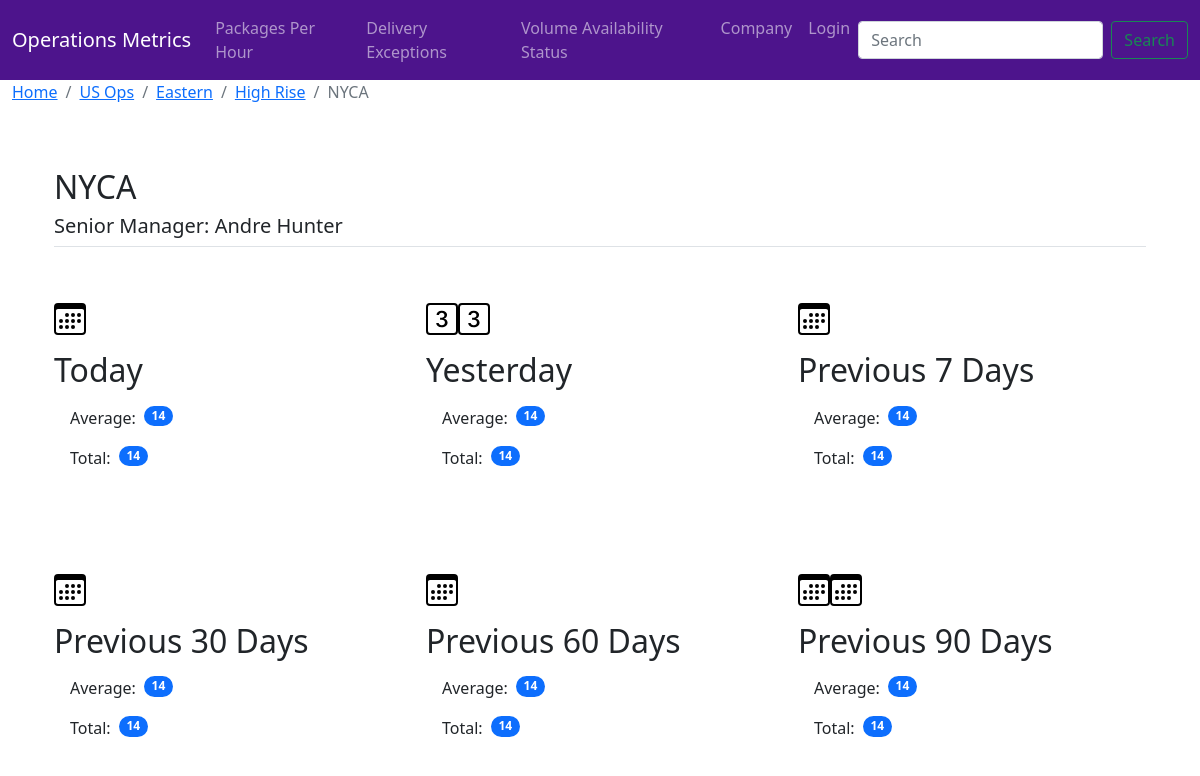
Page /location/12 on the committed database.
### opMetrics/models.py (models this page shows, shortened)
class Location(models.Model):
    district = models.ForeignKey(District, on_delete=models.CASCADE, null=True)
    name = models.CharField(max_length=5, help_text='Enter the Location Name.')
    senior_Manager = models.CharField(max_length=25, help_text='Enter the Location Type.')
    Hub, Ramp, Station = 'Hub', 'Ramp', 'Station'
    typeChoices = [
        (Hub, 'Hub'), (Ramp, 'Ramp'), (Station, 'Station')
    ]
    type = models.CharField(
        max_length=10,
        choices=typeChoices,
        default=Hub,
    )
    Alabama       , Alaska        , Arizona        = 'AL', 'AK', 'AZ'
    Arkansas      , California    , Colorado       = 'AR', 'CA', 'CO'
    Connecticut   , Delaware      , Florida        = 'CT', 'DE', 'FL'
    Georgia       , Hawaii        , Idaho          = 'GA', 'HI', 'ID'
    Illinois      , Indiana       , Iowa           = 'IL', 'IN', 'IA'
    Kansas        , Kentucky      , Louisiana      = 'KS', 'KY', 'LA'
    Maine         , Maryland      , Massachusetts  = 'ME', 'MD', 'MA'
    Michigan      , Minnesota     , Mississippi    = 'MI', 'MN', 'MS'
    Missouri      , Montana       , Nebraska       = 'MO', 'MT', 'NE'
    Nevada        , New_Hampshire , New_Jersey     = 'NV', 'NH', 'NJ'
    New_Mexico    , New_York      , North_Carolina = 'NM', 'NY', 'NC'
    North_Dakota  , Ohio          , Oklahoma       = 'OR', 'PA', 'RI'
    Oregon        , Pennsylvania  , Rhode_Island   = 'OR', 'PA', 'RI'
    South_Carolina, South_Dakota  , Tennessee      = 'SC', 'SD', 'TN'
    Texas         , Utah          , Vermont        = 'TX', 'UT', 'VT'
    Virginia      , Washington    , West_Virginia  = 'VA', 'WA', 'WV'
    Wisconsin     , Wyoming                        = 'WI', 'WY'
    stateChoices = [
        (Alabama       , 'Alabama'       ), (Alaska       , 'Alaska'       ), (Arizona       , 'Arizona       '),
        (Arkansas      , 'Arkansas'      ), (California   , 'California'   ), (Colorado      , 'Colorado      '),
        (Connecticut   , 'Connecticut'   ), (Delaware     , 'Delaware'     ), (Florida       , 'Florida       '),
        (Georgia       , 'Georgia'       ), (Hawaii       , 'Hawaii'       ), (Idaho         , 'Idaho         '),
        (Illinois      , 'Illinois'      ), (Indiana      , 'Indiana'      ), (Iowa          , 'Iowa          '),
        (Kansas        , 'Kansas'        ), (Kentucky     , 'Kentucky'     ), (Louisiana     , 'Louisiana     '),
        (Maine         , 'Maine'         ), (Maryland     , 'Maryland'     ), (Massachusetts , 'Massachusetts '),
        (Michigan      , 'Michigan'      ), (Minnesota    , 'Minnesota'    ), (Mississippi   , 'Mississippi   '),
        (Missouri      , 'Missouri'      ), (Montana      , 'Montana'      ), (Nebraska      , 'Nebraska      '),
        (Nevada        , 'Nevada'        ), (New_Hampshire, 'New Hampshire'), (New_Jersey    , 'New Jersey    '),
        (New_Mexico    , 'New Mexico'    ), (New_York     , 'New York'     ), (North_Carolina, 'North Carolina'),
        (North_Dakota  , 'North Dakota'  ), (Ohio         , 'Ohio'         ), (Oklahoma      , 'Oklahoma      '),
        (Oregon        , 'Oregon'        ), (Pennsylvania , 'Pennsylvania' ), (Rhode_Island  , 'Rhode Island  '),
        (South_Carolina, 'South Carolina'), (South_Dakota , 'South Dakota' ), (Tennessee     , 'Tennessee     '),
        (Texas         , 'Texas'         ), (Utah         , 'Utah'         ), (Vermont       , 'Vermont       '),
        (Virginia      , 'Virginia'      ), (Washington   , 'Washington'   ), (West_Virginia , 'West Virginia '),
        (Wisconsin     , 'Wisconsin'     ), (Wyoming      , 'Wyoming'      )
    ]
    state = models.CharField(
        max_length=2,
        choices=stateChoices,
        default=Alabama
    )
    now = datetime.now()
    today = f"{now.strftime('%Y')}-{now.strftime('%m')}-{now.strftime('%d')}"
    def __str__(self):
        return self.name

class District(models.Model):
    region = models.ForeignKey(Region, on_delete=models.CASCADE, null=True, default='')
    name = models.CharField(max_length=15, help_text='Enter District Name.')
    def get_absolute_url(self):
        return reverse('district-detail', args=[str(self.id)])
    def __str__(self):
        return self.name

class Region(models.Model):
    division = models.ForeignKey(Division, on_delete=models.CASCADE, null=True)
    name = models.CharField(max_length=15, help_text='Region Name', default='')
    def get_absolute_url(self):
        return reverse('region-detail', args=[str(self.id)])
    def __str__(self):
        return self.name

class Division(models.Model):
    company = models.ForeignKey(Company, on_delete=models.CASCADE, null=True)
    name = models.CharField(max_length=10, help_text='Division Name')
    def get_absolute_url(self):
        return reverse('division-detail', args=[str(self.id)])
    def __str__(self):
        return self.name

### opMetrics/views.py (the view, shortened to what this page needs)
# urls.py: path('location/<int:pk>', views.LocationDetailView.as_view(), name='location-detail'),
class LocationDetailView(generic.DetailView):
    model = Location
    getToday()

### opMetrics/templates/opMetrics/location_detail.html (shortened to what this page needs)
{% extends 'opMetrics/base.html' %}
{% load static %}
{% block content %}
<main>
    <div class="container-fluid">
      <nav aria-label="breadcrumb">
        <ol class="breadcrumb">
          <li class="breadcrumb-item"><a href="{% url 'home' %}">Home</a></li>
          <li class="breadcrumb-item"><a href="{{ location.district.region.division.get_absolute_url }}">{{ location.district.region.division }}</a></li>
          <li class="breadcrumb-item"><a href="{{ location.district.region.get_absolute_url }}">{{ location.district.region }}</a></li>
          <li class="breadcrumb-item"><a href="{{ location.district.get_absolute_url }}">{{ location.district }}</a></li>
          <li class="breadcrumb-item active" aria-current="page">{{ location }}</li>
        </ol>
      </nav>
    </div>
<div class="container px-4 py-5" id="locationContainer">
<h2 class="">{{ location }}</h2>
<h5 class="pb-2 border-bottom">Senior Manager: {{ location.senior_Manager }}</h5>
<div class="row g-4 py-5 row-cols-1 row-cols-lg-3">
    <div class="feature col">
        <div class="feature-icon d-inline-flex align-items-center justify-content-center text-bg-primary bg-gradient fs-2 mb-3">
            <svg class="bi" width="1em" height="1em"><use xlink:href="#calendar3"/></svg>
        </div>
        <h3 class="fs-2">Today</h3>
        <ul class="list-group list-group-flush">
            <li class="list-group-item d-flex gap-2 align-items-start border-bottom-0">
                Average:
                <span class="badge bg-primary rounded-pill">14</span>
            </li>
            <li class="list-group-item d-flex gap-2 align-items-start">
                Total:
                <span class="badge bg-primary rounded-pill">14</span>
            </li>
        </ul>
    </div>
    <div class="feature col">
        <div class="feature-icon d-inline-flex align-items-center justify-content-center text-bg-primary bg-gradient fs-2 mb-3">
            <svg class="bi" width="1em" height="1em"><use xlink:href="#3-square"/></svg>
            <svg class="bi" width="1em" height="1em"><use xlink:href="#3-square"/></svg>
        </div>
        <h3 class="fs-2">Yesterday</h3>
        <ul class="list-group list-group-flush">
            <li class="list-group-item d-flex gap-2 align-items-start border-bottom-0">
                Average:
                <span class="badge bg-primary rounded-pill">14</span>
            </li>
            <li class="list-group-item d-flex gap-2 align-items-start">
                Total:
                <span class="badge bg-primary rounded-pill">14</span>
            </li>
        </ul>
    </div>
    <div class="feature col">
        <div class="feature-icon d-inline-flex align-items-center justify-content-center text-bg-primary bg-gradient fs-2 mb-3">
            <svg class="bi" width="1em" height="1em"><use xlink:href="#calendar3"/></svg>
        </div>
        <h3 class="fs-2">Previous 7 Days</h3>
        <ul class="list-group list-group-flush">
            <li class="list-group-item d-flex gap-2 align-items-start border-bottom-0">
                Average:
                <span class="badge bg-primary rounded-pill">14</span>
            </li>
            <li class="list-group-item d-flex gap-2 align-items-start">
                Total:
                <span class="badge bg-primary rounded-pill">14</span>
            </li>
        </ul>
    </div>
</div>
    <div class="row g-4 py-5 row-cols-1 row-cols-lg-3">
        <div class="feature col">
            <div class="feature-icon d-inline-flex align-items-center justify-content-center text-bg-primary bg-gradient fs-2 mb-3">
                <svg class="bi" width="1em" height="1em"><use xlink:href="#calendar3"/></svg>
            </div>
            <h3 class="fs-2">Previous 30 Days</h3>
            <ul class="list-group list-group-flush">
                <li class="list-group-item d-flex gap-2 align-items-start border-bottom-0">
                    Average:
                    <span class="badge bg-primary rounded-pill">14</span>
                </li>
                <li class="list-group-item d-flex gap-2 align-items-start">
                    Total:
                    <span class="badge bg-primary rounded-pill">14</span>
                </li>
            </ul>
        </div>
        <div class="feature col">
            <div class="feature-icon d-inline-flex align-items-center justify-content-center text-bg-primary bg-gradient fs-2 mb-3">
                <svg class="bi" width="1em" height="1em"><use xlink:href="#calendar3"/></svg>
            </div>
            <h3 class="fs-2">Previous 60 Days</h3>
            <ul class="list-group list-group-flush">
                <li class="list-group-item d-flex gap-2 align-items-start border-bottom-0">
                    Average:
                    <span class="badge bg-primary rounded-pill">14</span>
                </li>
                <li class="list-group-item d-flex gap-2 align-items-start">
                    Total:
                    <span class="badge bg-primary rounded-pill">14</span>
                </li>
            </ul>
        </div>
        <div class="feature col">
            <div class="feature-icon d-inline-flex align-items-center justify-content-center text-bg-primary bg-gradient fs-2 mb-3">
                <svg class="bi" width="1em" height="1em"><use xlink:href="#calendar3"/></svg>
                <svg class="bi" width="1em" height="1em"><use xlink:href="#calendar3"/></svg>
            </div>
            <h3 class="fs-2">Previous 90 Days</h3>
            <ul class="list-group list-group-flush">
                <li class="list-group-item d-flex gap-2 align-items-start border-bottom-0">
                    Average:
                    <span class="badge bg-primary rounded-pill">14</span>
                </li>
                <li class="list-group-item d-flex gap-2 align-items-start">
                    Total:
                    <span class="badge bg-primary rounded-pill">14</span>
                </li>
            </ul>
        </div>
</div>
{% endblock %}

### rows in the picture
Location: district.region.division "US Ops", district.region "Eastern", district "High Rise", name "NYCA", senior_Manager "Andre Hunter"
